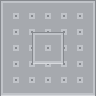

This is a level from a 2D game, rendered from its Tiled map with the project's own tilesets. A one-line summary and the complete map file follow:
An orthogonal 6x6 tile map with 16x16 px tiles, 1 tile layer (Tile Layer 1).

<map version="1.0" orientation="orthogonal" renderorder="right-down" width="6" height="6" tilewidth="16" tileheight="16" nextobjectid="1">
 <tileset firstgid="1" name="roguelikeCity" tilewidth="16" tileheight="16" spacing="1" tilecount="1036" columns="37">
  <image source="roguelikeCity.png" width="628" height="475" />
 </tileset>
 <layer name="Tile Layer 1" width="6" height="6">
  <data encoding="csv">
95,135,135,135,135,96,
97,130,130,130,130,134,
97,130,95,96,130,134,
97,130,132,133,130,134,
97,130,130,130,130,134,
132,98,98,98,98,133
</data>
 </layer>
</map>
